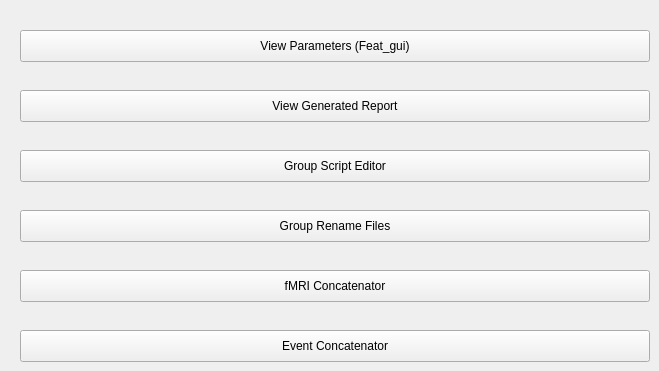
   <widget class="QWidget" name="tab_7">
    <attribute name="title">
     <string>Tools</string>
    </attribute>
    <widget class="QPushButton" name="btnFilesRename">
     <property name="geometry">
      <rect>
       <x>20</x>
       <y>210</y>
       <width>630</width>
       <height>32</height>
      </rect>
     </property>
     <property name="text">
      <string>Group Rename Files</string>
     </property>
    </widget>
    <widget class="QPushButton" name="btnEstimate">
     <property name="geometry">
      <rect>
       <x>20</x>
       <y>30</y>
       <width>630</width>
       <height>32</height>
      </rect>
     </property>
     <property name="text">
      <string>View Parameters (Feat_gui)</string>
     </property>
    </widget>
    <widget class="QPushButton" name="btnScriptEditor">
     <property name="geometry">
      <rect>
       <x>20</x>
       <y>150</y>
       <width>630</width>
       <height>32</height>
      </rect>
     </property>
     <property name="text">
      <string>Group Script Editor</string>
     </property>
    </widget>
    <widget class="QPushButton" name="btnReportViewer">
     <property name="geometry">
      <rect>
       <x>20</x>
       <y>90</y>
       <width>630</width>
       <height>32</height>
      </rect>
     </property>
     <property name="text">
      <string>View Generated Report</string>
     </property>
    </widget>
    <widget class="QPushButton" name="btnfMRIConcatenator">
     <property name="geometry">
      <rect>
       <x>20</x>
       <y>270</y>
       <width>630</width>
       <height>32</height>
      </rect>
     </property>
     <property name="text">
      <string>fMRI Concatenator</string>
     </property>
    </widget>
    <widget class="QPushButton" name="btnEventConcatenator">
     <property name="geometry">
      <rect>
       <x>20</x>
       <y>330</y>
       <width>630</width>
       <height>32</height>
      </rect>
     </property>
     <property name="text">
      <string>Event Concatenator</string>
     </property>
    </widget>
   </widget>
